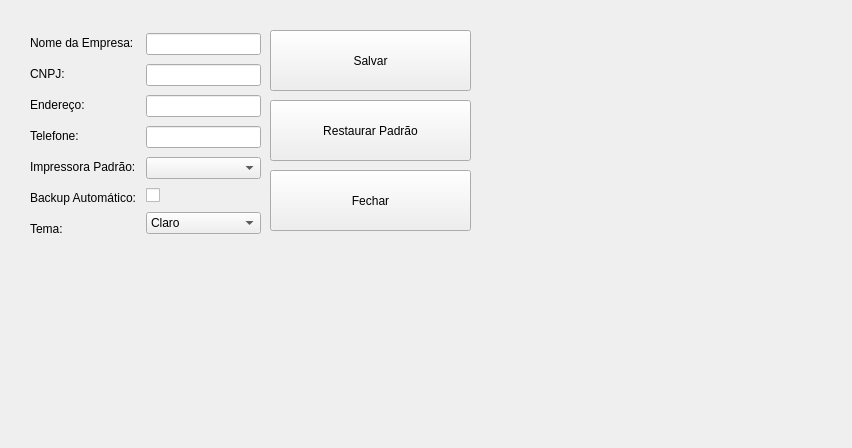
<?xml version="1.0" encoding="UTF-8"?>
<ui version="4.0">
 <class>ConfigWindow</class>
 <widget class="QWidget" name="ConfigWindow">
  <property name="geometry">
   <rect>
    <x>0</x>
    <y>0</y>
    <width>852</width>
    <height>448</height>
   </rect>
  </property>
  <property name="windowTitle">
   <string>Form</string>
  </property>
  <widget class="QPushButton" name="pushButton">
   <property name="geometry">
    <rect>
     <x>270</x>
     <y>30</y>
     <width>201</width>
     <height>61</height>
    </rect>
   </property>
   <property name="text">
    <string>Salvar</string>
   </property>
  </widget>
  <widget class="QPushButton" name="pushButton_2">
   <property name="geometry">
    <rect>
     <x>270</x>
     <y>100</y>
     <width>201</width>
     <height>61</height>
    </rect>
   </property>
   <property name="text">
    <string>Restaurar Padrão</string>
   </property>
  </widget>
  <widget class="QPushButton" name="pushButton_3">
   <property name="geometry">
    <rect>
     <x>270</x>
     <y>170</y>
     <width>201</width>
     <height>61</height>
    </rect>
   </property>
   <property name="text">
    <string>Fechar</string>
   </property>
  </widget>
  <widget class="QWidget" name="">
   <property name="geometry">
    <rect>
     <x>30</x>
     <y>30</y>
     <width>231</width>
     <height>211</height>
    </rect>
   </property>
   <layout class="QHBoxLayout" name="horizontalLayout">
    <item>
     <layout class="QVBoxLayout" name="verticalLayout">
      <item>
       <widget class="QLabel" name="label">
        <property name="text">
         <string>Nome da Empresa: </string>
        </property>
       </widget>
      </item>
      <item>
       <widget class="QLabel" name="label_2">
        <property name="text">
         <string>CNPJ: </string>
        </property>
       </widget>
      </item>
      <item>
       <widget class="QLabel" name="label_3">
        <property name="text">
         <string>Endereço: </string>
        </property>
       </widget>
      </item>
      <item>
       <widget class="QLabel" name="label_4">
        <property name="text">
         <string>Telefone:</string>
        </property>
       </widget>
      </item>
      <item>
       <widget class="QLabel" name="label_5">
        <property name="text">
         <string>Impressora Padrão: </string>
        </property>
       </widget>
      </item>
      <item>
       <widget class="QLabel" name="label_6">
        <property name="text">
         <string>Backup Automático: </string>
        </property>
       </widget>
      </item>
      <item>
       <widget class="QLabel" name="label_7">
        <property name="text">
         <string>Tema: </string>
        </property>
       </widget>
      </item>
     </layout>
    </item>
    <item>
     <layout class="QVBoxLayout" name="verticalLayout_2">
      <item>
       <widget class="QLineEdit" name="lineEdit"/>
      </item>
      <item>
       <widget class="QLineEdit" name="lineEdit_2"/>
      </item>
      <item>
       <widget class="QLineEdit" name="lineEdit_3"/>
      </item>
      <item>
       <widget class="QLineEdit" name="lineEdit_4"/>
      </item>
      <item>
       <widget class="QComboBox" name="comboBox"/>
      </item>
      <item>
       <widget class="QCheckBox" name="checkBox">
        <property name="text">
         <string/>
        </property>
       </widget>
      </item>
      <item>
       <widget class="QComboBox" name="comboBox_2">
        <item>
         <property name="text">
          <string>Claro</string>
         </property>
        </item>
        <item>
         <property name="text">
          <string>Escuro</string>
         </property>
        </item>
       </widget>
      </item>
     </layout>
    </item>
   </layout>
  </widget>
 </widget>
 <resources/>
 <connections>
  <connection>
   <sender>pushButton_3</sender>
   <signal>clicked()</signal>
   <receiver>ConfigWindow</receiver>
   <slot>close()</slot>
   <hints>
    <hint type="sourcelabel">
     <x>300</x>
     <y>400</y>
    </hint>
    <hint type="destinationlabel">
     <x>0</x>
     <y>0</y>
    </hint>
   </hints>
  </connection>
 </connections>
</ui>
